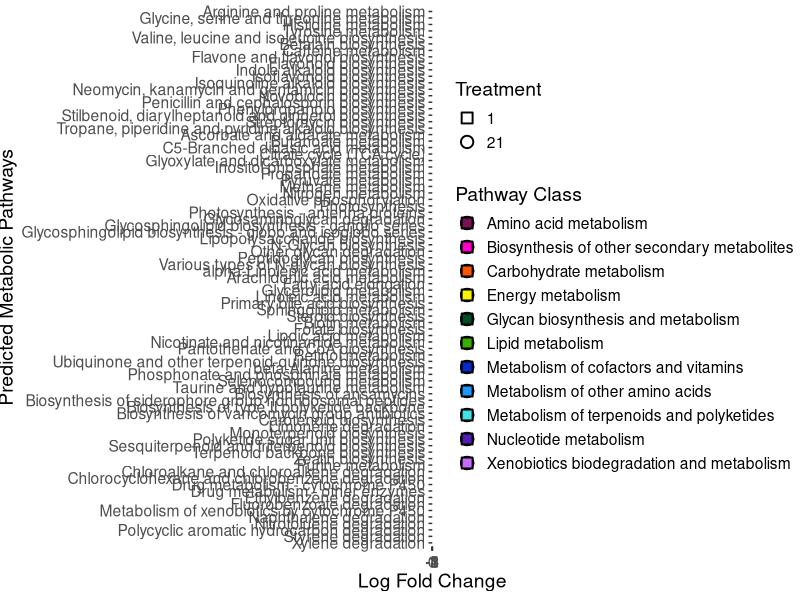

Generate this figure with R:
library(dplyr)
library(ggplot2)
library(forcats)
metab_keggs<-read.csv(file = "MetabolismKeggsEdgeR.csv")

str(metab_keggs)
metab_keggs$pathway_mechanism<-as.factor(metab_keggs$pathway_mechanism)
metab_keggs$pathway_map<-as.factor(metab_keggs$pathway_map)
metab_keggs$Shape<-as.factor(metab_keggs$Shape)

shape1<-c(22,21)
shape1<-as.integer(shape1)
Phylum_7<-c("#ff0000","#ff7400","#ffc100","#1ED278","#007dff","#0200b9","#7b2cbf") #781156
Adapted15<-c("#4c00a4","#9c27b0","#ff00cc","#114578","#117878","#3FE4E4","#004242","#117845","#66ff66","#ffc100","#ff9005","#f9530b","#ff5577","#ff0000",	"#781156")
Adapted13d<-c("#781156","#ff00cc","#ff5400","#fcf300","#004b23","#38b000","#072ac8","#1e96fc","#3FE4E4","#531cb3","#c86bfa","#ffcbf2")

metab_keggs %>%
  mutate(pathway_map = fct_inorder(pathway_map)) %>%
  ggplot(aes(x = logFC, y = pathway_map)) + 
  geom_point(aes(fill = pathway_mechanism,  shape = Shape), 
             stroke = 1, size = 3.5, alpha = 1) +
  geom_vline(xintercept = c(0,0,0,0),linetype="dashed",colour="black",size=0.5)+
  theme_bw() +
  theme(
    axis.text.x = element_text(angle = 0, hjust = 0.5, vjust = 0.5),
    text = element_text(size = 14),
    legend.position = "right"
  ) +
  
  scale_shape_manual(values = shape1) +  # Ensure shape1 is keyed by Treat levels
  scale_fill_manual(values = Adapted13d) +
  #scale_color_manual(values = Adapted13d) +
  
  scale_y_discrete(limits = rev) +
  scale_x_continuous(limits = c(-5, 1),
                     breaks = c(-5.0, -4.0, -3.0, -2.0, -1.0, 0.0, 1.0)) +
  
  geom_point(data = metab_keggs[metab_keggs$Shape1 == 22, ], aes(x = logFC, y = pathway_map,fill=pathway_mechanism),stroke=1, pch=21,size=3.50,color="black")+
  geom_point(data = metab_keggs[metab_keggs$Shape1 == 21, ], aes(x = logFC, y = pathway_map,fill=pathway_mechanism),stroke=1, pch=22,size=3.50,color="black")+
  
  labs(
    y = "Predicted Metabolic Pathways",
    x = "Log Fold Change",
    fill = "Pathway Class",
    #color = "Phylum",
    shape = "Treatment"
  )
